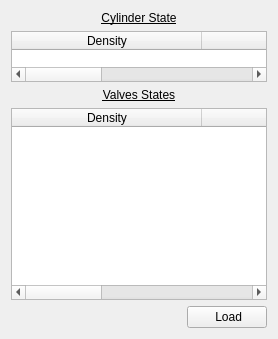
     <widget class="QWidget" name="tab_5">
      <property name="autoFillBackground">
       <bool>true</bool>
      </property>
      <attribute name="title">
       <string>State</string>
      </attribute>
      <layout class="QVBoxLayout" name="verticalLayout">
       <item>
        <widget class="QLabel" name="label_37">
         <property name="font">
          <font>
           <italic>false</italic>
           <underline>true</underline>
          </font>
         </property>
         <property name="text">
          <string>Cylinder State</string>
         </property>
         <property name="alignment">
          <set>Qt::AlignCenter</set>
         </property>
        </widget>
       </item>
       <item>
        <widget class="QTableWidget" name="state_ini_0">
         <property name="sizePolicy">
          <sizepolicy hsizetype="Expanding" vsizetype="Fixed">
           <horstretch>0</horstretch>
           <verstretch>0</verstretch>
          </sizepolicy>
         </property>
         <property name="maximumSize">
          <size>
           <width>16777215</width>
           <height>51</height>
          </size>
         </property>
         <property name="font">
          <font>
           <pointsize>9</pointsize>
          </font>
         </property>
         <attribute name="horizontalHeaderDefaultSectionSize">
          <number>190</number>
         </attribute>
         <attribute name="horizontalHeaderShowSortIndicator" stdset="0">
          <bool>false</bool>
         </attribute>
         <attribute name="horizontalHeaderStretchLastSection">
          <bool>true</bool>
         </attribute>
         <attribute name="verticalHeaderVisible">
          <bool>false</bool>
         </attribute>
         <attribute name="verticalHeaderCascadingSectionResizes">
          <bool>false</bool>
         </attribute>
         <attribute name="verticalHeaderShowSortIndicator" stdset="0">
          <bool>false</bool>
         </attribute>
         <attribute name="verticalHeaderStretchLastSection">
          <bool>false</bool>
         </attribute>
         <column>
          <property name="text">
           <string>Density</string>
          </property>
          <property name="font">
           <font>
            <pointsize>9</pointsize>
           </font>
          </property>
         </column>
         <column>
          <property name="text">
           <string>Pressure</string>
          </property>
          <property name="font">
           <font>
            <pointsize>9</pointsize>
           </font>
          </property>
         </column>
         <column>
          <property name="text">
           <string>Temperature</string>
          </property>
          <property name="font">
           <font>
            <pointsize>9</pointsize>
           </font>
          </property>
         </column>
        </widget>
       </item>
       <item>
        <widget class="QLabel" name="label_38">
         <property name="font">
          <font>
           <underline>true</underline>
          </font>
         </property>
         <property name="text">
          <string>Valves States</string>
         </property>
         <property name="alignment">
          <set>Qt::AlignCenter</set>
         </property>
        </widget>
       </item>
       <item>
        <widget class="QTableWidget" name="state_ini">
         <attribute name="horizontalHeaderDefaultSectionSize">
          <number>190</number>
         </attribute>
         <attribute name="horizontalHeaderStretchLastSection">
          <bool>true</bool>
         </attribute>
         <attribute name="verticalHeaderVisible">
          <bool>false</bool>
         </attribute>
         <column>
          <property name="text">
           <string>Density</string>
          </property>
         </column>
         <column>
          <property name="text">
           <string>Velocity</string>
          </property>
         </column>
         <column>
          <property name="text">
           <string>Pressure</string>
          </property>
         </column>
        </widget>
       </item>
       <item>
        <layout class="QHBoxLayout" name="horizontalLayout_4">
         <item>
          <spacer name="horizontalSpacer_6">
           <property name="font">
            <font>
             <pointsize>9</pointsize>
            </font>
           </property>
           <property name="orientation">
            <enum>Qt::Horizontal</enum>
           </property>
           <property name="sizeHint" stdset="0">
            <size>
             <width>40</width>
             <height>20</height>
            </size>
           </property>
          </spacer>
         </item>
         <item>
          <widget class="QPushButton" name="load_state_ini_pushButton">
           <property name="font">
            <font>
             <pointsize>9</pointsize>
            </font>
           </property>
           <property name="focusPolicy">
            <enum>Qt::NoFocus</enum>
           </property>
           <property name="text">
            <string> Load</string>
           </property>
           <property name="icon">
            <iconset resource="../images/images.qrc">
             <normaloff>:/fromHelyx/fromHelyx/download16.png</normaloff>:/fromHelyx/fromHelyx/download16.png</iconset>
           </property>
          </widget>
         </item>
        </layout>
       </item>
      </layout>
     </widget>
